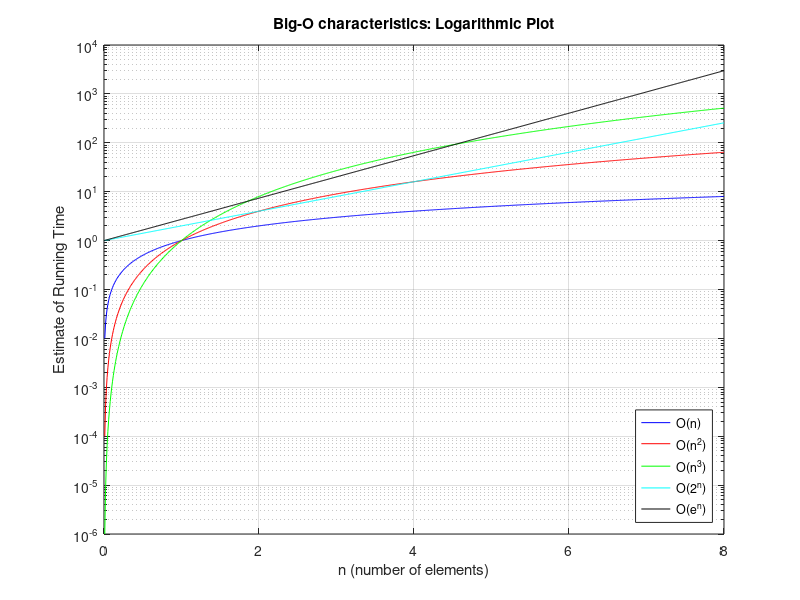

MATLAB code to generate this figure:
clc
clear
close all

%% Declaration of variables 
n = 0:0.01:8;

%% Visualisation
semilogy(n,n, 'b', n,n.^2, 'r', n,n.^3, 'g', n,2.^n, 'c', n,exp(n),'k')
title('Big-O characteristics: Logarithmic Plot')
ylabel('Estimate of Running Time')
xlabel('n (number of elements)')
legend('O(n)', 'O(n^2)', 'O(n^3)', 'O(2^n)', 'O(e^n)', 'Location', 'southeast')
grid on